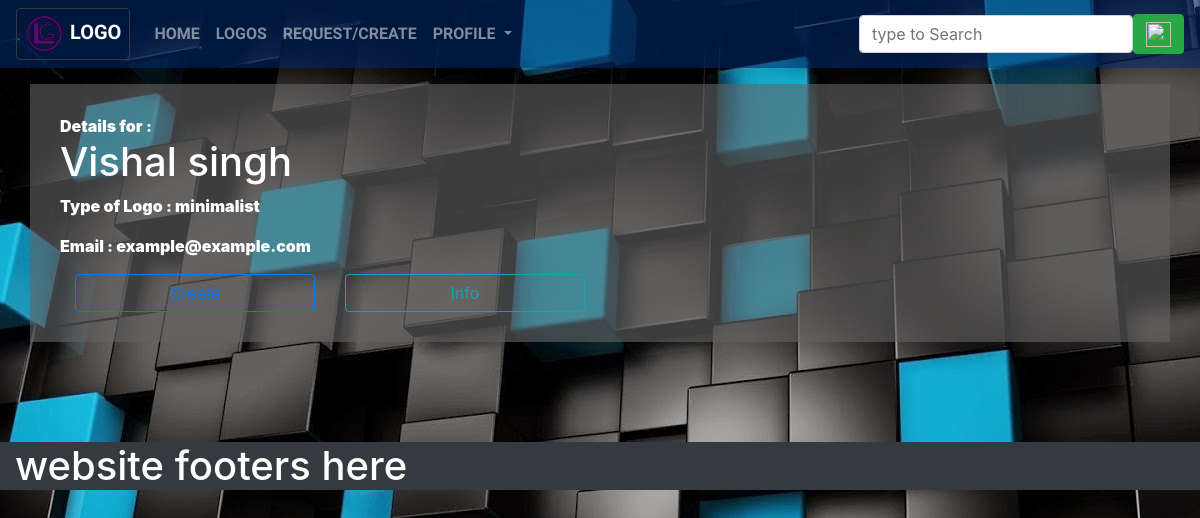
Page /requests/2/ on the committed database.
### request/models.py (models this page shows, shortened)
class Request(models.Model):
    requested_by = models.CharField(max_length = 30)
    email = models.EmailField(max_length=254)
    discription = models.TextField()
    logo_type = models.CharField(max_length = 30)
    usage = models.CharField(max_length=30)
    is_created = models.BooleanField(default="False")
    request_date = models.DateTimeField(default=timezone.now)

### request/views.py (the view)
# urls.py: url(r'^requests/(?P<pk>[0-9]+)/$', views.request_detail_view.as_view() ,name = "request_detail_view"),
class request_detail_view(generic.DetailView):
    model = Request
    template_name = "request/request_detail_page.html"

### request/templates/request/request_detail_page.html (shortened to what this page needs)
{% extends 'logos/index.html' %}
{% block content %}
<div class ="container" id="divison">
	<div >
        Details for :<h1> {{ request.requested_by }} </h1>
	</div>
	<div>
		<p> Type of Logo :  {{ request.logo_type }}</p>
	</div>
	<div>
		<p> Email : {{ request.email }}</p>
	</div>
	<div class="col-md-6">
		<div class="row">
			<div class="col-md-6">
			<a href="#"><button class="btn btn-block btn-outline-primary rounded">Create</button></a>
			</div>
			<div class="col-md-6">
			<button class="btn btn-block btn-outline-info rounded" data-toggle="modal" data-target="#info-modal">Info</button>
			</div>
		</div>
	</div>
</div>
{% endblock %}

### logos/static/logos/logo.css (style rules this page uses)
#body-id { color:white; }
#divison { background-color:rgba(100,100,100,0.6); padding:30px; }

### rows in the picture
Request: requested_by "Vishal singh", logo_type "minimalist", email "example@example.com"
